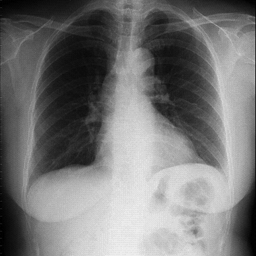
//> input picture Source code/images/lung256.bmp, 256 x 256 px
$ ./main ../images/lung256.bmp out.png out.png 2   (built with g++ and OpenCV 4)
//> lines starting //> are read from the running program, lines starting //| are printed output that depends on the picture
### Source code/IBR/Header.h
#pragma once
#include "highgui.h"
#include "cxcore.h"
#include "vector"
#include "cv.h"
#include <vector>
#include <map>
#include <iostream>
#include <time.h>
using namespace cv;
using namespace std;
#define INT_MAX 2147483647
struct Location
{
	int x1;
	int x2;
	int y1;
	int y2;
	Location(int ax,int ay,int bx,int by):x1(ax),y1(ay),x2(bx),y2(by){};
	Location(){};
};

struct Block
{
	int start_pos;
	int intervals;
};

struct ColorNode
{
	//0普通矩阵，1宽为1矩阵，2长为1矩阵，3孤立点
	int kind,g1,g2,g3,g4;
	ColorNode(int k,int gg1,int gg2=-1,int gg3=-1,int gg4=-1):kind(k),g1(gg1),g2(gg2),g3(gg3),g4(gg4){};
	ColorNode(){};
};

void StartNamCut(const IplImage *img,CvMat *markMatrix,CvMat *R,map<unsigned int,ColorNode> &color_list,map<unsigned int,Location> &block_list,int height,int width,double margin,int &num);
Location FindSameBlock(const IplImage *img,CvMat *markMatrix,CvMat *R,int x1,int y1,double margin,double ratio);
bool IsSameBlock(const IplImage *img,int x1,int y1,int x2,int y2,int margin);
void SetMarkMatrix(CvMat *markMatrix,int x1,int y1,int x2,int y2,int value);
void EnCode(CvMat *R,int height,int width,vector<char> &Q);
void Decode(CvMat *R,int height,int width,const vector<char> &Q);
void RestoreImage(IplImage *img,CvMat *markMatrix,CvMat *R,map<unsigned int,ColorNode> &color_list,int height,int width);
void RestoreImageValue(IplImage *img,ColorNode node,int x1, int y1,int x2,int y2);
double PSNR(IplImage *img,IplImage *newImg);
double BPP (map<unsigned int,ColorNode> &color_list ,int xn , int yn , vector<char> &Q);

### Source code/IBR/StartNamCut.cpp
#include "Header.h"

void SetMarkMatrix(CvMat *markMatrix,int x1,int y1,int x2,int y2,int value)
{
	for(int y = y1;y<=y2;y++)
	{
		for(int x = x1;x<=x2;x++)
		{
			(markMatrix->data.ptr + markMatrix->step*y)[x] = value;
		}
	}
}

bool IsSameBlock(const IplImage *img,int x1,int y1,int x2,int y2,int margin)
{
	uchar *gy1 = (uchar*)img->imageData + y1*img->widthStep;
	uchar *g1 = gy1 + x1;
	uchar *g2 = gy1 + x2;
	uchar *gy2 = (uchar*)img->imageData + y2*img->widthStep;
	uchar *g3 = gy2 + x1;
	uchar *g4 = gy2 + x2;
	bool returnValue = true;

	if(x1 == x2  && y1 == y2)
	{
		returnValue = true;
	}
	else if(y1 == y2)
	{
		for(int x = x1+1;x<x2;x++)
		{
			double i2 = (double)(x - x1) / (double)(x2 - x1);
			double g = *g1 + (*g4 - *g1)*i2;
			uchar *gValue = gy1 + x;
			if(abs(*gValue - g) > margin)
			{
				returnValue = false;
				break;
			}

		}
	}
	else if(x1 == x2)
	{
		for(int y=y1+1;y<y2;y++)
		{
			double i1 = (double)(y-y1) / (double)(y2 - y1);
			double g = *g1 + (*g4 - *g1)*i1;
			uchar *gy = (uchar*)img->imageData + y*img->widthStep;
			uchar *gValue = gy + x1;
			if(abs(*gValue - g) >margin)
			{
				returnValue = false;
				break;
			}
		}
	}
	else
	{
		for(int x = x1; x<=x2;x++)
		{
			for(int y = y1;y<=y2;y++)
			{
				double i1 = (double)(y - y1)/(double)(y2 - y1);
				double i2 = (double)(x - x1)/(double)(x2 - x1);
				double g5 = *g1 + (*g2 - *g1)*i2;
				double g6 = *g3 + (*g4 - *g3)*i2;
				double g = g5 + (g6 - g5) *i1;
				uchar *gy = (uchar*)img->imageData + y*img->widthStep;
			    uchar *gValue = gy + x;
				if(abs(*gValue - g) >margin)
				{
					returnValue = false;
					break;
				}
			}
		}
	}

	return returnValue;
}


void StartNamCut(const IplImage *img,CvMat *markMatrix,CvMat *R,map<unsigned int,ColorNode> &color_list,map<unsigned int,Location> &block_list,int height,int width,double margin,int &num)
{

	unsigned int *block = new unsigned int[height*width];
	for(int i=0;i<height*width;i++)
	{
		block[i] = 0;
	}

	for(int y = 0;y < height;y++)
	{
		int x = 0;
		uchar *p_y = (uchar *)(img->imageData + y*img->widthStep);

		while(x < width)
		{
			int start_pos = x;
			while(x < width)
			{
				x++;
				if(!IsSameBlock(img,start_pos,y,x,y,margin))
				{
					break;
				}
			}

			x--;
			if(0 == y)
			{
				Location loc;
				ColorNode color;

				if(start_pos == x)
				{
					(R->data.ptr + R->step*y)[x] = 3;
					block[y*width + x] = ++num;
					loc.x1 = loc.x2 = x;
					loc.y1 = loc.y2 = y;

					color.kind = 3;
					color.g1 = p_y[x];
					color.g2 = color.g3 = color.g4 = -1;
				}
				else
				{
					(R->data.ptr + R->step*y)[start_pos] = 1;
					(R->data.ptr + R->step*y)[x] = 2;
					++num;

					for(int j = start_pos;j<=x;j++)
					{
						block[y*width + j] = num;
					}

					loc.x1 = start_pos;
					loc.x2 = x;
					loc.y1 = loc.y2 = y;

					color.kind = 1;
					color.g1 = p_y[start_pos];
					color.g2 = p_y[x];;
					color.g3 = color.g4 = -1;
				}

				block_list.insert(make_pair(num,loc));
				color_list.insert(make_pair(num,color));
			}
			else
			{
				int key;
				map<unsigned int,Location>::iterator it;
				map<unsigned int,ColorNode>::iterator c_it;
				key = block[(y-1)*width + start_pos];
				it = block_list.find(key);
				c_it = color_list.find(key);

				if(it->second.x1 == start_pos && it->second.x2 == x && IsSameBlock(img,start_pos,it->second.y1,x,y,margin) )
				{
					it->second.x2 = x;
					it->second.y2 = y;


					if(3 == (R->data.ptr + R->step*(y-1))[x])
					{
						(R->data.ptr+R->step*(y-1))[x] = 1;
						c_it->second.g3 = ((uchar *)(img->imageData + y*img->widthStep))[start_pos];
						c_it->second.kind = 2;
					}
					else
					{
						(R->data.ptr+R->step*(y-1))[x] = 0;
						c_it->second.g3 = ((uchar *)(img->imageData + y*img->widthStep))[start_pos];
						c_it->second.g4 = ((uchar *)(img->imageData + y*img->widthStep))[x];
						c_it->second.kind = 0;
					}

					(R->data.ptr+R->step*y)[x] = 2;
				}
				else
				{
					Location loc;
					ColorNode color;

					if(start_pos == x)
					{
						(R->data.ptr + R->step*y)[x] = 3;
						loc.x1 = loc.x2 = x;
						loc.y1 = loc.y2 = y;

					    color.kind = 3;
					    color.g1 = p_y[x];
					    color.g2 = color.g3 = color.g4 = -1;
					}
					else
					{
						(R->data.ptr + R->step*y)[start_pos] = 1;
						(R->data.ptr + R->step*y)[x] = 2;

						loc.x1 = start_pos;
						loc.x2 = x;
						loc.y1 = loc.y2 = y;

						color.kind = 1;
					    color.g1 = p_y[start_pos];
					    color.g2 = p_y[x];;
					    color.g3 = color.g4 = -1;
					}
					key = ++num;
					block_list.insert(make_pair(num,loc));
					color_list.insert(make_pair(num,color));
				}

				for(int j = start_pos;j<=x;j++)
				{
					block[y*width + j] = key;
				}
			}

			x++;
		}

	}

	delete[] block;

	// [61 lines of commented-out code are left out]
}

### Source code/IBR/RestoreImage.cpp
#include "Header.h"

void RestoreImage(IplImage *img,CvMat *markMatrix,CvMat *R,map<unsigned int,ColorNode> &color_list,int height,int width)
{
	int x1(0),x2(0),y1(0),y2(0);

	for(int i = 1;i<= color_list.size();i++)
	{
		map<unsigned int,ColorNode>::iterator it = color_list.find(i);
		//先查找下一个未计算的分块 起点坐标
		while(x2<width)
		{
			if((markMatrix->data.ptr + markMatrix->step*y2)[x2++] == 0)
				break;


			if(x2 == width)
			{
				x1 = x2 = 0;
				y1 = ++y2;
			}

		}

		x1 = --x2;

		//再查找出这个块的 (x1,y1) (x2,y2)
		if(0 == (it->second).kind)
		{
			while(x2<width)
			{
				//x2要先走一步
				if((R->data.ptr + R->step*y2)[++x2]!=0 || (markMatrix->data.ptr + markMatrix->step*y2)[x2] == 1)
					break;
			}

			x2--;

			while(y2<height)
			{
				if((R->data.ptr + R->step*y2)[x2] == 2 || (markMatrix->data.ptr + markMatrix->step*y2)[x2] == 1)
					break;
				y2++;
			}

		}
		else if(1 == (it->second).kind)
		{
			while(x2<width)
			{
				if((R->data.ptr + R->step*y2)[++x2] ==2)
					break;
			}
		}
		else if(2 == (it->second).kind)
		{
			while(y2<height)
			{
				if((R->data.ptr + R->step*y2)[x2] == 2)
					break;
				y2++;
			}
		}

		//cout<<"("<<x1<<","<<y1<<")("<<x2<<","<<y2<<")"<<endl;
		RestoreImageValue(img,it->second,x1,y1,x2,y2);

		//Mark

		SetMarkMatrix(markMatrix,x1,y1,x2,y2,1);


		x1 = x2;
		y2=y1;

	}

}

void RestoreImageValue(IplImage *img,ColorNode node,int x1, int y1,int x2,int y2)
{
	uchar *upPtr = (uchar*)(img->imageData + img->widthStep*y1);
	uchar *downPtr = (uchar*)(img->imageData + img->widthStep*y2);

	if(3 == node.kind)
	{
		upPtr[x1] = node.g1;
	}
	else if(1 == node.kind)
	{
		upPtr[x1] = node.g1;
		upPtr[x2] = node.g2;
		for(int x = x1+1;x<x2;x++)
		{
			double i2 = (double)(x - x1) / (double)(x2 - x1);
			upPtr[x] =(int)(node.g1 + (node.g2 - node.g1)*i2);

		}
	}
	else if(2 == node.kind)
	{
		upPtr[x1] = node.g1;
		downPtr[x1] = node.g2;
		for(int y=y1+1;y<y2;y++)
		{
			double i1 = (double)(y-y1) / (double)(y2 - y1);
			(img->imageData + img->widthStep*y)[x1] = (int)(node.g1 + (node.g2 - node.g1)*i1);

		}
	}
	else
	{
		for(int x = x1; x<=x2;x++)
		{
			for(int y = y1;y<=y2;y++)
			{
				double i1 = (double)(y - y1)/(double)(y2 - y1);
				double i2 = (double)(x - x1)/(double)(x2 - x1);
				double g5 = node.g1 + (node.g2 - node.g1)*i2;
				double g6 = node.g3 + (node.g4 - node.g3)*i2;
				(img->imageData + img->widthStep*y)[x] =(int)(g5 + (g6 - g5) *i1);

			}
		}

		upPtr[x1] = node.g1;
		upPtr[x2] = node.g2;
		downPtr[x1] = node.g3;
		downPtr[x2] = node.g4;
	}
}

### Source code/IBR/PSNR.cpp
#include "Header.h"

//计算峰值信噪比（PSNR）
double PSNR(IplImage *img,IplImage *newImg)
{
	int yn = img->height;
	int xn = img->width;
	double sum=0.0;
	for(int i=0;i<yn;i++){
		uchar* imgptr=(uchar*)img->imageData+i*img->widthStep;
		uchar* newImgptr=(uchar*)newImg->imageData+i*newImg->widthStep;
		for(int j=0;j<xn;j++){
			sum+=pow((double)(imgptr[j]-newImgptr[j]),2);
		}
	}
	double temp=255.0*255*xn*yn/sum;
	double PSNRValue=10*log(temp)/log(10.0);
	return PSNRValue;
}

### Source code/IBR/CodeMatrix.cpp
#include "Header.h"

void EnCode(CvMat *R,int height,int width,vector<char> &Q)
{
	int c = 0;
	int offsetValue = 0;
	int count = 0;

	for(int i=0;i<height;i++)
	{
		c=0;
		offsetValue=0;
		count = 0;
		//Q.push_back(' ');
		for(int j=0;j<width;j++)
		{
			int value = (R->data.ptr + R->step * i)[j];
			if(0 == value)
			{
				if(j == width -1)
				{
					Q.push_back('0');
				}
			}
			else
			{
				if(1 == value)
				{
					Q.push_back('1');
					Q.push_back('1');
				}
				else if(2 == value)
				{
					Q.push_back('1');
					Q.push_back('0');
					Q.push_back('1');
				}
				else if(3 == value)
				{
					Q.push_back('1');
					Q.push_back('0');
					Q.push_back('0');
				}

				//位置从1开始 不是从0开始 所以多减去1
				int b = ceil(log((double)(width- c -count)) /log(2.0f));
				if(0 == count)
				{
					offsetValue = j;
				}
				else
				{
					offsetValue = j - c -1;
				}

				b = (b==0)? 1:b;
				count = 1;
				c = j;

				for(int v=b-1;v>=0;v--)
				{
					if((offsetValue & (1<<v)) == 0)
					{
						Q.push_back('0');
					}
					else
					{
						Q.push_back('1');
					}
				}
			}
		}
	}
}

void Decode(CvMat *R,int height,int width,const vector<char> &Q)
{
	int n = 0;
	int count = 0;
	//上个非零元素的位置
	int c = 0;
	int row = 0;
	int num = 0;
	for(int pos = 0;pos < Q.size();pos++)
	{
		if('1' == Q[pos])
		{
			pos++;
			if('1' == Q[pos])
			{
				n = 1;

			}
			else
			{
				pos++;
				if('1' == Q[pos])
				{
					n = 2;
				}
				else
				{
					n = 3;
				}
			}
		}
		else
		{
             row++;
			 count = 0;
			 c = 0;
			 num = 0;
			 continue;
			// [15 lines of commented-out code are left out]
		}

		int b = ceil(log((double)(width- c -count))/log(2.0f));
		b = b==0? 1:b;
		count = 1;

		int value = 0;
		for(int i = b -1;i >=0;i--)
		{
			pos++;
			if('1' == Q[pos])
			{
				value += 1<<i;
			}
		}

		if(0 == num)
		{
			c = c + value;
		}
		else
		{
			c = c + value +1;
		}

		num++;


		(R->data.ptr + row*R->step)[c] = n;

		if( c == (width -1))
		{
			row++;
			count = 0;
			c = 0;
			num = 0;
		}
	}

	// [80 lines of commented-out code are left out]

}

### Source code/IBR/BPP.cpp
#include "Header.h"
//计算压缩图像的比特率（Bits Per Pixel）
double BPP (map<unsigned int,ColorNode> &color_list ,int xn , int yn , vector<char> &Q )
{
	int a1=0,a2=0,a3=0;
	for (int i=0;i<color_list.size();i++){
		if(color_list[i].g1!=-1&&color_list[i].g4!=-1 ) a1++;
		else if(color_list[i].g2==-1&&color_list[i].g3==-1) a3++;
		else  a2++;
	}
	double BPPValue = (Q.size()+16*a1+8*a2+4.0*a3)/(xn*yn);
	return BPPValue;
}

### Source code/IBR/main.cpp
#include "Header.h"
//../gray_images/barbarazyp512.bmp ../gray_images/barbarazyp512XXXgray.bmp ../gray_images/barbarazyp512XXXrnamc.bmp 20
int main(int argc,char **argv)
{
	IplImage *img = NULL;

	if(argc == 5 && (img = cvLoadImage(argv[1],0)) != 0)
//> img is the input picture: 256 rows x 256 cols, CV_8UC1; min 0, max 241, mean 119.1
	{

		cvNamedWindow("原图灰度图像",1);
		cvShowImage("原图灰度图像",img);
		/*一，分割同类块及编码*/
		int height = img->height;
//> height = 256
		int width = img->width;
//> width = 256

		CvMat *markMatrix = cvCreateMat(height,width,CV_8UC1);
		cvSetZero(markMatrix);
		CvMat *R = cvCreateMat(height,width,CV_8UC1);
		cvSetZero(R);

		int num = 0;
		map<unsigned int,ColorNode> color_list;
		map<unsigned int,Location> block_list;
		double margin = atof(argv[4]);
//> margin = 2
		time_t begin,end;
		begin = clock();
		/*分块*/
		StartNamCut(img,markMatrix,R,color_list,block_list,height,width,margin,num);
//> the loop in StartNamCut, `for(int y = 0;y < height;y++)` made 256 passes
//> num on passes 1 to 3: 74, 130, 195
//> after the loop in StartNamCut, `for(int y = 0;y < height;y++)`:
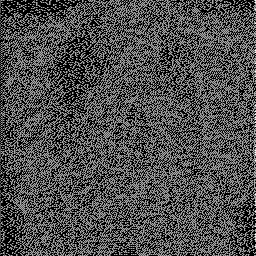
//> R: 256 rows x 256 cols, CV_8UC1; min 0, max 3, mean 0.928; drawn with min black and max white
//> after the loop in StartNamCut, `for(int y = 0;y < height;y++)`: num = 20281; block_list = 20281 items
//> color_list = 20281 items; block_list = 20281 items; num = 20281

		/*矩阵编码*/
		vector<char> Q;
		EnCode(R,height,width,Q);
//> the loop in EnCode, `for(int i=0;i<height;i++)` made 256 passes
//> (offsetValue, c) on passes 1 to 3: (0, 255), (1, 255), (0, 255)
//> after the loop in EnCode, `for(int i=0;i<height;i++)`: c = 255; offsetValue = 0; count = 1; Q = 385184 items
//> Q = 385184 items
		end = clock();

		cout<<"编码压缩花费:"<<end-begin<<"ms"<<endl;

		// [22 lines of commented-out code are left out]
		CvMat *T = cvCreateMat(height,width,CV_8UC1);
		cvSetZero(T);
		begin = clock();
        Decode(T,height,width,Q);
//> the loop in Decode, `for(int pos = 0;pos < Q.size();pos++)` made 40594 passes
//> (pos, value) on passes 1 to 12: (9, 0), (20, 0), (30, 0), (41, 0), (51, 0), (62, 2), (72, 0), (83, 0), (93, 0), (104, 0), (114, 0), (125, 10)
//> (pos, value) on pass 60: (628, 0)


		// [9 lines of commented-out code are left out]


		IplImage *newImg = cvCreateImage(cvSize(width,height), 8, 1);
		RestoreImage(newImg,markMatrix,T,color_list,height,width);
//> the loop in RestoreImage, `for(int i = 1;i<= color_list.size();i++)` made 20281 passes
//> pass 1, in RestoreImage, `RestoreImageValue(img,it->second,x1,y1,x2,y2);`:
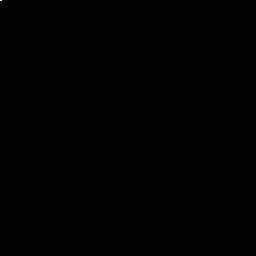
//> img: 256 rows x 256 cols, CV_8UC1; min 0, max 23, mean 0; drawn with min black and max white
//> after the loop in RestoreImage, `for(int i = 1;i<= color_list.size();i++)`: markMatrix: 256 rows x 256 cols, CV_8UC1; every value is 1
		end = clock();


		cout<<"还原图像耗时:"<<end-begin<<"ms"<<endl;


		cout<<"块数:"<<num<<endl;
//| 块数:20281
	    cout<<"PSNR值:"<<PSNR(img,newImg)<<endl;
//| PSNR值:33.5684
		double BPPValue=BPP(color_list,width,height,Q);
	    cout<<"BPP值:"<<BPPValue<<endl;
//| BPP值:8.72162
	    cout<<"CR值:"<<8.0/BPPValue<<endl;
//| CR值:0.917261

		cvNamedWindow("压缩图灰度图像",1);
		cvShowImage("压缩图灰度图像",newImg);
		cvSaveImage(argv[2],img,0);
	    cvSaveImage(argv[3],newImg,0);

		//画分割图
		IplImage* sketch;
	    int xr,yr;
	    int sketchXn,sketchYn;
	    if (height>=256||width>=256)
		{
			xr=1,yr=1,sketchXn=height,sketchYn=width;
		    sketch = cvCreateImage(cvGetSize(img), IPL_DEPTH_8U,1);
	    }
		else
		{
		xr=511/(height-1);
		yr=511/(width-1);
		sketchXn=512,sketchYn=512;
		sketch = cvCreateImage(cvSize(512,512), IPL_DEPTH_8U,1);
	    }

	    for(int i = 0;i<sketchYn;i++)
		{
		   uchar* ptrsketch = (uchar*) (sketch->imageData+i*sketch->widthStep);
		   for (int j = 0;j<sketchXn;j++)
		   {
			   ptrsketch[j]=255;
		   }
	     }
//> sketch: 256 rows x 256 cols, CV_8UC1; every value is 255
	     for (int i=0 ; i<block_list.size();i++)
	     {
			   if (block_list[i].x1==0&&block_list[i].y1==0)
			   cvRectangle(sketch,cvPoint(block_list[i].x1,block_list[i].y1),cvPoint(block_list[i].x2,block_list[i].y2),cvScalar(0x00,0x00,0x00));
			   else   if (block_list[i].x1==0&&block_list[i].y1!=0)
			   cvRectangle(sketch,cvPoint(block_list[i].x1,block_list[i].y1-1),cvPoint(block_list[i].x2,block_list[i].y2),cvScalar(0x00,0x00,0x00));
			   else   if (block_list[i].x1!=0&&block_list[i].y1==0)
			   cvRectangle(sketch,cvPoint(block_list[i].x1-1,block_list[i].y1),cvPoint(block_list[i].x2,block_list[i].y2),cvScalar(0x00,0x00,0x00));
			   else   if (block_list[i].x1!=0&&block_list[i].y1!=0)
			   cvRectangle(sketch,cvPoint(block_list[i].x1-1,block_list[i].y1-1),cvPoint(block_list[i].x2,block_list[i].y2),cvScalar(0x00,0x00,0x00));
	     }
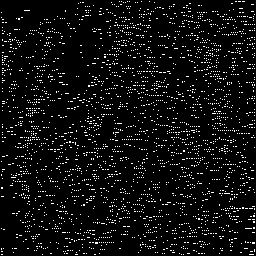
//> sketch: 256 rows x 256 cols, CV_8UC1; 6.1% white in thin lines or dots
	    cvShowImage("分割示意图",sketch);

		cvWaitKey();
		cvDestroyAllWindows();
	}

	return 0;
}
